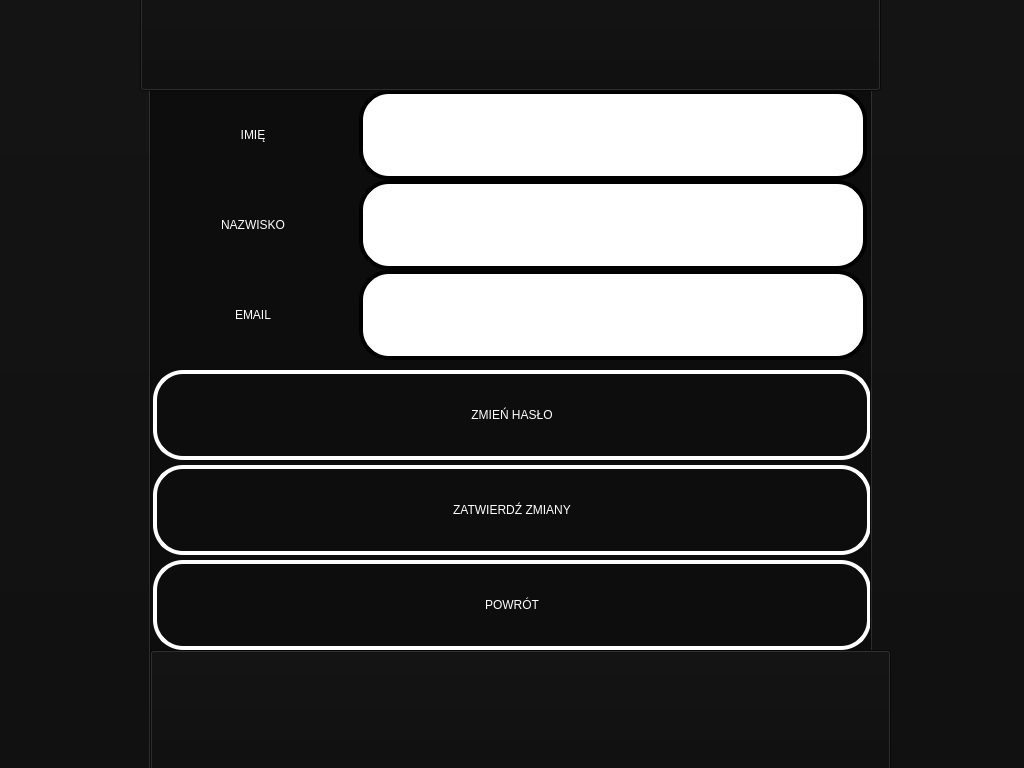
<?xml version="1.0" encoding="UTF-8"?>
<ui version="4.0">
 <class>DataChangeScreen</class>
 <widget class="QDialog" name="DataChangeScreen">
  <property name="geometry">
   <rect>
    <x>0</x>
    <y>0</y>
    <width>1024</width>
    <height>768</height>
   </rect>
  </property>
  <property name="minimumSize">
   <size>
    <width>1024</width>
    <height>768</height>
   </size>
  </property>
  <property name="maximumSize">
   <size>
    <width>1024</width>
    <height>768</height>
   </size>
  </property>
  <property name="windowTitle">
   <string>Dialog</string>
  </property>
  <property name="styleSheet">
   <string notr="true">background-color: rgb(13, 13, 13);</string>
  </property>
  <widget class="QLabel" name="nazwiskoLabel">
   <property name="geometry">
    <rect>
     <x>153</x>
     <y>180</y>
     <width>200</width>
     <height>90</height>
    </rect>
   </property>
   <property name="minimumSize">
    <size>
     <width>200</width>
     <height>90</height>
    </size>
   </property>
   <property name="maximumSize">
    <size>
     <width>200</width>
     <height>90</height>
    </size>
   </property>
   <property name="styleSheet">
    <string notr="true">font: 75 30pt &quot;Tahoma&quot;;
color: rgb(255, 255, 255);</string>
   </property>
   <property name="text">
    <string>NAZWISKO</string>
   </property>
   <property name="alignment">
    <set>Qt::AlignCenter</set>
   </property>
  </widget>
  <widget class="QLineEdit" name="nazwisko">
   <property name="geometry">
    <rect>
     <x>359</x>
     <y>180</y>
     <width>508</width>
     <height>90</height>
    </rect>
   </property>
   <property name="minimumSize">
    <size>
     <width>508</width>
     <height>90</height>
    </size>
   </property>
   <property name="maximumSize">
    <size>
     <width>508</width>
     <height>90</height>
    </size>
   </property>
   <property name="styleSheet">
    <string notr="true">color: rgb(0, 0, 0);
background-color: rgb(255, 255, 255);
font: 75 30pt &quot;Tahoma&quot;;

border-style: solid;
border-width:4px;
border-radius:30px;

max-width:500px;
max-height:82px;
min-width:500px;
min-height:82px;</string>
   </property>
   <property name="echoMode">
    <enum>QLineEdit::Normal</enum>
   </property>
  </widget>
  <widget class="QLineEdit" name="imie">
   <property name="geometry">
    <rect>
     <x>359</x>
     <y>90</y>
     <width>508</width>
     <height>90</height>
    </rect>
   </property>
   <property name="minimumSize">
    <size>
     <width>508</width>
     <height>90</height>
    </size>
   </property>
   <property name="maximumSize">
    <size>
     <width>508</width>
     <height>90</height>
    </size>
   </property>
   <property name="styleSheet">
    <string notr="true">color: rgb(0, 0, 0);
background-color: rgb(255, 255, 255);
font: 75 30pt &quot;Tahoma&quot;;

border-style: solid;
border-width:4px;
border-radius:30px;

max-width:500px;
max-height:82px;
min-width:500px;
min-height:82px;</string>
   </property>
  </widget>
  <widget class="QLabel" name="emailLabel">
   <property name="geometry">
    <rect>
     <x>153</x>
     <y>270</y>
     <width>200</width>
     <height>90</height>
    </rect>
   </property>
   <property name="minimumSize">
    <size>
     <width>200</width>
     <height>90</height>
    </size>
   </property>
   <property name="maximumSize">
    <size>
     <width>200</width>
     <height>90</height>
    </size>
   </property>
   <property name="styleSheet">
    <string notr="true">font: 75 30pt &quot;Tahoma&quot;;
color: rgb(255, 255, 255);</string>
   </property>
   <property name="text">
    <string>EMAIL</string>
   </property>
   <property name="alignment">
    <set>Qt::AlignCenter</set>
   </property>
  </widget>
  <widget class="QLabel" name="imieLabel">
   <property name="geometry">
    <rect>
     <x>153</x>
     <y>90</y>
     <width>200</width>
     <height>90</height>
    </rect>
   </property>
   <property name="minimumSize">
    <size>
     <width>200</width>
     <height>90</height>
    </size>
   </property>
   <property name="maximumSize">
    <size>
     <width>200</width>
     <height>90</height>
    </size>
   </property>
   <property name="layoutDirection">
    <enum>Qt::RightToLeft</enum>
   </property>
   <property name="styleSheet">
    <string notr="true">font: 75 30pt &quot;Tahoma&quot;;
color: rgb(255, 255, 255);</string>
   </property>
   <property name="text">
    <string>IMIĘ</string>
   </property>
   <property name="alignment">
    <set>Qt::AlignCenter</set>
   </property>
  </widget>
  <widget class="QLineEdit" name="email">
   <property name="geometry">
    <rect>
     <x>359</x>
     <y>270</y>
     <width>508</width>
     <height>90</height>
    </rect>
   </property>
   <property name="minimumSize">
    <size>
     <width>508</width>
     <height>90</height>
    </size>
   </property>
   <property name="maximumSize">
    <size>
     <width>508</width>
     <height>90</height>
    </size>
   </property>
   <property name="styleSheet">
    <string notr="true">color: rgb(0, 0, 0);
background-color: rgb(255, 255, 255);
font: 75 30pt &quot;Tahoma&quot;;

border-style: solid;
border-width:4px;
border-radius:30px;

max-width:500px;
max-height:82px;
min-width:500px;
min-height:82px;</string>
   </property>
   <property name="echoMode">
    <enum>QLineEdit::Normal</enum>
   </property>
  </widget>
  <widget class="QPushButton" name="zatwierdzZmiany">
   <property name="geometry">
    <rect>
     <x>153</x>
     <y>465</y>
     <width>718</width>
     <height>90</height>
    </rect>
   </property>
   <property name="minimumSize">
    <size>
     <width>718</width>
     <height>90</height>
    </size>
   </property>
   <property name="maximumSize">
    <size>
     <width>718</width>
     <height>90</height>
    </size>
   </property>
   <property name="styleSheet">
    <string notr="true">background-color: rgb(13, 13, 13);
border-style: solid;
border-width:4px;
border-radius:30px;
border-color: white;
max-width:710px;
max-height:82px;
min-width:710px;
min-height:82px;

font: 75 30pt &quot;Tahoma&quot;;
color: rgb(255, 255, 255);</string>
   </property>
   <property name="text">
    <string>ZATWIERDŹ ZMIANY</string>
   </property>
  </widget>
  <widget class="QPushButton" name="zmienHaslo">
   <property name="geometry">
    <rect>
     <x>153</x>
     <y>370</y>
     <width>718</width>
     <height>90</height>
    </rect>
   </property>
   <property name="minimumSize">
    <size>
     <width>718</width>
     <height>90</height>
    </size>
   </property>
   <property name="maximumSize">
    <size>
     <width>718</width>
     <height>90</height>
    </size>
   </property>
   <property name="styleSheet">
    <string notr="true">background-color: rgb(13, 13, 13);
border-style: solid;
border-width:4px;
border-radius:30px;
border-color: white;
max-width:710px;
max-height:82px;
min-width:710px;
min-height:82px;

font: 75 30pt &quot;Tahoma&quot;;
color: rgb(255, 255, 255);</string>
   </property>
   <property name="text">
    <string>ZMIEŃ HASŁO</string>
   </property>
  </widget>
  <widget class="QPushButton" name="powrot">
   <property name="geometry">
    <rect>
     <x>153</x>
     <y>560</y>
     <width>718</width>
     <height>90</height>
    </rect>
   </property>
   <property name="minimumSize">
    <size>
     <width>718</width>
     <height>90</height>
    </size>
   </property>
   <property name="maximumSize">
    <size>
     <width>718</width>
     <height>90</height>
    </size>
   </property>
   <property name="styleSheet">
    <string notr="true">background-color: rgb(13, 13, 13);
border-style: solid;
border-width:4px;
border-radius:30px;
border-color: white;
max-width:710px;
max-height:82px;
min-width:710px;
min-height:82px;

font: 75 30pt &quot;Tahoma&quot;;
color: rgb(255, 255, 255);</string>
   </property>
   <property name="text">
    <string>POWRÓT</string>
   </property>
  </widget>
  <widget class="QPushButton" name="pushButton_6">
   <property name="geometry">
    <rect>
     <x>-10</x>
     <y>-10</y>
     <width>161</width>
     <height>781</height>
    </rect>
   </property>
   <property name="styleSheet">
    <string notr="true">background-color: rgb(13, 13, 13);</string>
   </property>
   <property name="text">
    <string/>
   </property>
  </widget>
  <widget class="QPushButton" name="pushButton_7">
   <property name="geometry">
    <rect>
     <x>870</x>
     <y>-10</y>
     <width>161</width>
     <height>781</height>
    </rect>
   </property>
   <property name="styleSheet">
    <string notr="true">background-color: rgb(13, 13, 13);</string>
   </property>
   <property name="text">
    <string/>
   </property>
  </widget>
  <widget class="QPushButton" name="pushButton">
   <property name="geometry">
    <rect>
     <x>150</x>
     <y>650</y>
     <width>741</width>
     <height>121</height>
    </rect>
   </property>
   <property name="styleSheet">
    <string notr="true">background-color: rgb(13, 13, 13);</string>
   </property>
   <property name="text">
    <string/>
   </property>
  </widget>
  <widget class="QPushButton" name="pushButton_2">
   <property name="geometry">
    <rect>
     <x>140</x>
     <y>-30</y>
     <width>741</width>
     <height>121</height>
    </rect>
   </property>
   <property name="styleSheet">
    <string notr="true">background-color: rgb(13, 13, 13);</string>
   </property>
   <property name="text">
    <string/>
   </property>
  </widget>
 </widget>
 <resources/>
 <connections/>
</ui>
